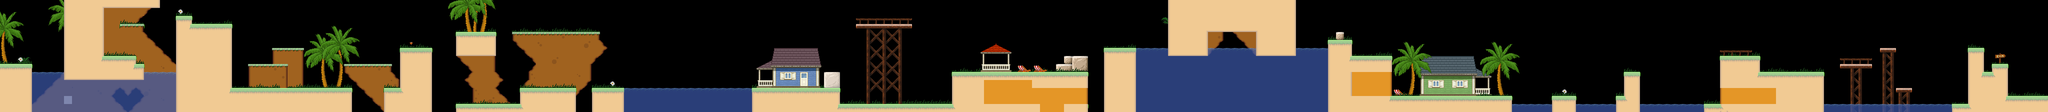

This game map was drawn from its Tiled (.tmx) file and the tilesets committed beside it. A one-line description and the trimmed map source follow:
An orthogonal 256x14 tile map with 16x16 px tiles, 14 tile layers (Back1, Grass, Back2, Back3, ...), 3 tilesets and 101 objects (3x revive, 2x secret, p4, p6, p5, ...).

<map version="1.4" tiledversion="1.4.2" orientation="orthogonal" renderorder="right-down" width="256" height="14" tilewidth="16" tileheight="16" infinite="0" nextlayerid="22" nextobjectid="374">
 <properties>
  <property name="background_back" value="bg1_back" />
  <property name="background_front" value="bg1_front" />
 </properties>
 <tileset firstgid="1" name="blocks" tilewidth="16" tileheight="16" tilecount="16" columns="4">
  <image source="../blocks.png" width="64" height="64" />
  <tile id="0">
   <properties>
    <property name="block" value="" />
   </properties>
  </tile>
  <tile id="1">
   <properties>
    <property name="top_block" value="" />
   </properties>
  </tile>
  <tile id="2">
   <properties>
    <property name="slider" value="" />
   </properties>
  </tile>
  <tile id="3">
   <properties>
    <property name="top_slider" value="" />
   </properties>
  </tile>
  <tile id="4">
   <properties>
    <property name="water" value="" />
   </properties>
  </tile>
  <tile id="5">
   <properties>
    <property name="spike" value="" />
   </properties>
  </tile>
  <tile id="6">
   <properties>
    <property name="poison" value="" />
   </properties>
  </tile>
  <tile id="7">
   <properties>
    <property name="death" value="" />
   </properties>
  </tile>
  <tile id="8">
   <properties>
    <property name="block" value="" />
    <property name="climb" value="" />
   </properties>
  </tile>
 </tileset>
 <tileset firstgid="17" name="tileset" tilewidth="16" tileheight="16" spacing="2" margin="1" tilecount="784" columns="28">
  <image source="../tileset1.png" width="512" height="512" />
  <tile id="169">
   <animation>
    <frame tileid="169" duration="100" />
    <frame tileid="170" duration="100" />
    <frame tileid="171" duration="100" />
    <frame tileid="172" duration="100" />
    <frame tileid="173" duration="100" />
   </animation>
  </tile>
 </tileset>
 <tileset firstgid="801" name="objects" tilewidth="97" tileheight="32" tilecount="28" columns="0">
  <grid orientation="orthogonal" width="32" height="32" />
  <tile id="0">
   <properties>
    <property name="type" value="player" />
   </properties>
   <image width="32" height="32" source="../objects/player.png" />
  </tile>
  <tile id="1">
   <properties>
    <property name="direction" value="left" />
    <property name="group" value="" />
    <property name="speed" type="float" value="28" />
    <property name="type" value="crab" />
    <property name="watch_edge" type="bool" value="true" />
   </properties>
   <image width="32" height="17" source="../objects/crab.png" />
  </tile>
  <tile id="2">
   <properties>
    <property name="gravity" type="float" value="-700" />
    <property name="group" value="" />
    <property name="start_speed" type="float" value="420" />
    <property name="type" value="piranha" />
    <property name="wait" type="float" value="1" />
   </properties>
   <image width="22" height="30" source="../objects/piranha.png" />
  </tile>
  <tile id="3">
   <properties>
    <property name="group" value="" />
    <property name="move_type" value="fc" />
    <property name="path" value="" />
    <property name="slowing" type="bool" value="true" />
    <property name="speed" type="float" value="60" />
    <property name="start_index" type="int" value="0" />
    <property name="type" value="watermine" />
    <property name="wait_time" type="float" value="0" />
   </properties>
   <image width="32" height="32" source="../objects/watermine.png" />
  </tile>
  <tile id="4">
   <properties>
    <property name="item" value="" />
    <property name="type" value="box" />
   </properties>
   <image width="16" height="16" source="../objects/box.png" />
  </tile>
  <tile id="5">
   <properties>
    <property name="type" value="floppy" />
   </properties>
   <image width="16" height="16" source="../objects/floppy.png" />
  </tile>
  <tile id="6">
   <properties>
    <property name="type" value="lollipop" />
   </properties>
   <image width="16" height="16" source="../objects/lollipop.png" />
  </tile>
  <tile id="7">
   <properties>
    <property name="type" value="tequila" />
   </properties>
   <image width="16" height="16" source="../objects/tequila.png" />
  </tile>
  <tile id="8">
   <properties>
    <property name="group" value="" />
    <property name="move_type" value="fc" />
    <property name="offset" type="int" value="0" />
    <property name="path" value="" />
    <property name="slowing" type="bool" value="true" />
    <property name="speed" type="float" value="0" />
    <property name="sprite" value="platform1" />
    <property name="start_index" type="int" value="0" />
    <property name="type" value="platform" />
    <property name="wait_time" type="float" value="0" />
   </properties>
   <image width="31" height="8" source="../objects/platform1.png" />
  </tile>
  <tile id="9">
   <properties>
    <property name="delay" type="float" value="0.33" />
    <property name="distance" type="float" value="64" />
    <property name="group" value="" />
    <property name="type" value="coconut" />
   </properties>
   <image width="12" height="17" source="../objects/coconut.png" />
  </tile>
  <tile id="10">
   <properties>
    <property name="type" value="spike" />
   </properties>
   <image width="16" height="12" source="../objects/spike.png" />
  </tile>
  <tile id="11">
   <properties>
    <property name="type" value="falling_platform" />
   </properties>
   <image width="16" height="8" source="../objects/falling_floor1.png" />
  </tile>
  <tile id="12">
   <properties>
    <property name="direction" value="left" />
    <property name="group" value="" />
    <property name="speed" type="float" value="20" />
    <property name="type" value="hedgehog" />
    <property name="watch_edge" type="bool" value="true" />
   </properties>
   <image width="25" height="14" source="../objects/hedgehog.png" />
  </tile>
  <tile id="13">
   <properties>
    <property name="type" value="dplatform" />
   </properties>
   <image width="16" height="16" source="../objects/dplatform.png" />
  </tile>
  <tile id="14">
   <properties>
    <property name="direction" value="left" />
    <property name="forward_speed" type="float" value="100" />
    <property name="group" value="" />
    <property name="jump_speed" type="float" value="200" />
    <property name="type" value="frog" />
    <property name="wait" type="float" value="0.6" />
   </properties>
   <image width="22" height="15" source="../objects/frog.png" />
  </tile>
  <tile id="15">
   <properties>
    <property name="type" value="tram" />
   </properties>
   <image width="24" height="17" source="../objects/tram.png" />
  </tile>
  <tile id="16">
   <properties>
    <property name="type" value="stamper" />
   </properties>
   <image width="26" height="9" source="../objects/stamper.png" />
  </tile>
  <tile id="17">
   <properties>
    <property name="jump_speed" type="float" value="600" />
    <property name="type" value="springboard" />
   </properties>
   <image width="20" height="13" source="../objects/springboard.png" />
  </tile>
  <tile id="18">
   <properties>
    <property name="move_type" value="fc" />
    <property name="path" value="" />
    <property name="slowing" type="bool" value="true" />
    <property name="speed" type="float" value="60" />
    <property name="sprite" value="movable1" />
    <property name="start" type="bool" value="false" />
    <property name="start_index" type="int" value="0" />
    <property name="type" value="movable" />
    <property name="wait_time" type="float" value="0" />
   </properties>
   <image width="49" height="16" source="../objects/movable1.png" />
  </tile>
  <tile id="19">
   <properties>
    <property name="inverse" type="bool" value="false" />
    <property name="names" value="" />
    <property name="repeat_time" type="float" value="0" />
    <property name="type" value="button" />
   </properties>
   <image width="16" height="5" source="../objects/button1.png" />
  </tile>
  <tile id="20">
   <properties>
    <property name="type" value="oxygen" />
   </properties>
   <image width="32" height="32" source="../objects/oxygen.png" />
  </tile>
  <tile id="21">
   <properties>
    <property name="left" type="bool" value="false" />
    <property name="type" value="exit" />
   </properties>
   <image width="16" height="16" source="../objects/exit.png" />
  </tile>
  <tile id="22">
   <properties>
    <property name="cutscene" type="bool" value="false" />
    <property name="once" type="bool" value="false" />
    <property name="path" value="" />
    <property name="type" value="action" />
   </properties>
   <image width="16" height="16" source="../objects/action.png" />
  </tile>
  <tile id="23">
   <properties>
    <property name="names" value="" />
    <property name="type" value="kill_switch" />
   </properties>
   <image width="16" height="16" source="../objects/kill_switch.png" />
  </tile>
  <tile id="24">
   <properties>
    <property name="bottom" value="" />
    <property name="fade" type="bool" value="false" />
    <property name="left" value="" />
    <property name="right" value="" />
    <property name="top" value="" />
    <property name="type" value="camera_limit_trigger" />
   </properties>
   <image width="16" height="16" source="../objects/camera_limit_trigger.png" />
  </tile>
  <tile id="25">
   <properties>
    <property name="type" value="revive" />
   </properties>
   <image width="16" height="16" source="../objects/revive.png" />
  </tile>
  <tile id="26">
   <properties>
    <property name="type" value="target" />
   </properties>
   <image width="16" height="16" source="../objects/target.png" />
  </tile>
  <tile id="27">
   <properties>
    <property name="direction" value="left" />
    <property name="group" value="" />
    <property name="move_type" value="fc" />
    <property name="path" value="" />
    <property name="slowing" type="bool" value="true" />
    <property name="speed" type="float" value="60" />
    <property name="start_index" type="int" value="0" />
    <property name="type" value="purple_piranha" />
    <property name="wait_time" type="float" value="0" />
   </properties>
   <image width="32" height="32" source="../objects/purple_piranha.png" />
  </tile>
 </tileset>
 <layer id="2" name="Back1" width="256" height="14">
  <data>[3584 cells, 407 non-empty, 66 distinct tile ids]</data>
 </layer>
 <layer id="13" name="Grass" width="256" height="14">
  <data>[3584 cells, 199 non-empty, 2 distinct tile ids]</data>
 </layer>
 <layer id="12" name="Back2" width="256" height="14">
  <data>[3584 cells, 215 non-empty, 95 distinct tile ids]</data>
 </layer>
 <layer id="19" name="Back3" width="256" height="14">
  <data>[3584 cells, 88 non-empty, 56 distinct tile ids]</data>
 </layer>
 <layer id="20" name="Back4" width="256" height="14">
  <data>[3584 cells, 52 non-empty, 49 distinct tile ids]</data>
 </layer>
 <objectgroup id="4" name="Objects">
  <properties>
   <property name="neighbour" value="right" />
   <property name="speed" type="float" value="3" />
  </properties>
  <object id="215" gid="801" x="0" y="112" width="32" height="32" />
  <object id="216" gid="805" x="783.5" y="176.25" width="16" height="16">
   <properties>
    <property name="item" value="lollipop" />
   </properties>
  </object>
  <object id="219" gid="812" x="512" y="56" width="16" height="8" />
  <object id="220" gid="812" x="592" y="56" width="16" height="8" />
  <object id="221" gid="812" x="624" y="24.5" width="16" height="8" />
  <object id="222" gid="812" x="640.5" y="24.5" width="16" height="8" />
  <object id="225" gid="802" x="1728" y="208" width="32" height="17" />
  <object id="226" gid="813" x="1808" y="208" width="25" height="14" />
  <object id="228" gid="804" x="1280" y="224" width="32" height="32">
   <properties>
    <property name="group" value="g1" />
    <property name="path" value="p1" />
   </properties>
  </object>
  <object id="230" gid="804" x="1360" y="192" width="32" height="32">
   <properties>
    <property name="group" value="g1" />
    <property name="path" value="p2" />
   </properties>
  </object>
  <object id="231" gid="804" x="1440" y="224" width="32" height="32">
   <properties>
    <property name="group" value="g1" />
    <property name="path" value="p3" />
   </properties>
  </object>
  <object id="232" gid="802" x="1056" y="64" width="32" height="17">
   <properties>
    <property name="direction" value="right" />
   </properties>
  </object>
  <object id="233" gid="802" x="1136" y="64" width="32" height="17" />
  <object id="234" gid="813" x="1088" y="176" width="25" height="14" />
  <object id="235" gid="802" x="960" y="208" width="32" height="17" />
  <object id="237" gid="802" x="640.5" y="176" width="32" height="17" />
  <object id="238" gid="802" x="736" y="128" width="32" height="17" />
  <object id="239" gid="802" x="480" y="176" width="32" height="17" />
  <object id="240" gid="802" x="224" y="112" width="32" height="17" />
  <object id="241" gid="802" x="416" y="48" width="32" height="17" />
  <object id="246" gid="818" x="992" y="208" width="20" height="13" />
  <object id="250" gid="812" x="864" y="112" width="16" height="8" />
  <object id="251" gid="812" x="880" y="112" width="16" height="8" />
  <object id="252" gid="812" x="896" y="112" width="16" height="8" />
  <object id="253" x="1964.5" y="157" width="212.5" height="66.5">
   <properties>
    <property name="type" value="secret" />
   </properties>
  </object>
  <object id="254" gid="812" x="2176" y="216" width="16" height="8" />
  <object id="255" gid="812" x="2192" y="216" width="16" height="8" />
  <object id="256" gid="805" x="1984" y="208" width="16" height="16" />
  <object id="257" gid="805" x="2001" y="208" width="16" height="16">
   <properties>
    <property name="item" value="tequila" />
   </properties>
  </object>
  <object id="258" gid="805" x="2018" y="208" width="16" height="16" />
  <object id="259" gid="805" x="2035" y="208" width="16" height="16" />
  <object id="260" gid="805" x="1992.5" y="192" width="16" height="16">
   <properties>
    <property name="item" value="lollipop" />
   </properties>
  </object>
  <object id="261" gid="805" x="2026" y="192" width="16" height="16" />
  <object id="262" gid="805" x="2009" y="192" width="16" height="16" />
  <object id="268" gid="807" x="1744.5" y="30" width="16" height="16" />
  <object id="269" gid="807" x="1776.5" y="30" width="16" height="16" />
  <object id="270" gid="818" x="1654.5" y="144" width="20" height="13" />
  <object id="271" gid="806" x="1760" y="48" width="16" height="16" />
  <object id="273" gid="811" x="544" y="176" width="80" height="12" />
  <object id="279" gid="807" x="624" y="16" width="16" height="16" />
  <object id="280" gid="807" x="640" y="16" width="16" height="16" />
  <object id="281" gid="5" x="1451.5" y="213" width="16" height="16" />
  <object id="282" gid="5" x="1440.5" y="213" width="16" height="16" />
  <object id="283" gid="810" x="928" y="16" width="12" height="17" />
  <object id="284" gid="810" x="944" y="16" width="12" height="17" />
  <object id="285" gid="810" x="960" y="16" width="12" height="17" />
  <object id="290" gid="812" x="3552" y="80" width="16" height="8" />
  <object id="291" gid="812" x="3568" y="80" width="16" height="8" />
  <object id="292" gid="812" x="3584" y="80" width="16" height="8" />
  <object id="293" gid="812" x="3600" y="80" width="16" height="8" />
  <object id="294" gid="812" x="3616" y="80" width="16" height="8" />
  <object id="295" gid="812" x="3184" y="160" width="16" height="8" />
  <object id="296" gid="812" x="3168" y="160" width="16" height="8" />
  <object id="297" gid="812" x="3200" y="160" width="16" height="8" />
  <object id="298" type="secret" x="2686.5" y="127.5" width="98" height="81" />
  <object id="301" gid="804" x="2320" y="176" width="32" height="32">
   <properties>
    <property name="group" value="g2" />
    <property name="path" value="p4" />
   </properties>
  </object>
  <object id="302" gid="804" x="2384" y="160" width="32" height="32">
   <properties>
    <property name="group" value="g2" />
    <property name="path" value="p5" />
   </properties>
  </object>
  <object id="303" gid="804" x="2576" y="176" width="32" height="32">
   <properties>
    <property name="group" value="g2" />
    <property name="path" value="p6" />
   </properties>
  </object>
  <object id="318" gid="811" x="2272" y="224" width="384" height="12" />
  <object id="328" name="p4" x="2336.5" y="207">
   <polyline points="0,0 -0.5,-81" />
  </object>
  <object id="329" name="p6" x="2592.5" y="204.5">
   <polyline points="0,0 -0.5,-81" />
  </object>
  <object id="330" name="p5" x="2368.5" y="144">
   <polyline points="0,0 192,0" />
  </object>
  <object id="331" gid="807" x="2384" y="192" width="16" height="16" />
  <object id="332" gid="807" x="2432" y="192" width="16" height="16" />
  <object id="333" gid="807" x="2480" y="192" width="16" height="16" />
  <object id="334" gid="807" x="2528" y="192" width="16" height="16" />
  <object id="335" gid="806" x="2720" y="176" width="16" height="16" />
  <object id="336" gid="806" x="2752" y="176" width="16" height="16" />
  <object id="337" gid="805" x="2736" y="112" width="16" height="16" />
  <object id="338" gid="808" x="2432" y="96" width="16" height="16" />
  <object id="339" gid="808" x="2480" y="96" width="16" height="16" />
  <object id="341" name="p1" x="1296" y="208">
   <polyline points="0,0 0,-32" />
  </object>
  <object id="342" name="p2" x="1376" y="176">
   <polyline points="0,0 0,32" />
  </object>
  <object id="343" name="p3" x="1456" y="208">
   <polyline points="0,0 0,-32" />
  </object>
  <object id="344" type="revive" x="3457.33" y="8" width="52.6667" height="99.3333" />
  <object id="345" gid="802" x="2752" y="112" width="32" height="17" />
  <object id="348" gid="810" x="640.667" y="115.667" width="12" height="17" />
  <object id="350" gid="810" x="668" y="101.667" width="12" height="17" />
  <object id="351" gid="810" x="678" y="94.3333" width="12" height="17" />
  <object id="352" gid="815" x="1872" y="208" width="22" height="15" />
  <object id="353" gid="807" x="2224" y="80" width="16" height="16" />
  <object id="354" gid="807" x="2240" y="80" width="16" height="16" />
  <object id="355" gid="813" x="1936" y="144" width="25" height="14" />
  <object id="356" gid="818" x="3408" y="208" width="20" height="13" />
  </objectgroup>
 <layer id="21" name="Water manual" width="256" height="14">
  <data>[3584 cells, 6 non-empty, 1 distinct tile ids]</data>
 </layer>
 <layer id="6" name="Ground" width="256" height="14">
  <data>[3584 cells, 786 non-empty, 19 distinct tile ids]</data>
 </layer>
 <layer id="5" name="Secret" width="256" height="14">
  <properties>
   <property name="secret" value="" />
  </properties>
  <data>[3584 cells, 128 non-empty, 6 distinct tile ids]</data>
 </layer>
 <layer id="10" name="Water" width="256" height="14">
  <data>[3584 cells, 344 non-empty, 2 distinct tile ids]</data>
 </layer>
 <layer id="11" name="Front1" width="256" height="14">
  <data>[3584 cells, 26 non-empty, 18 distinct tile ids]</data>
 </layer>
 <layer id="7" name="Front2" width="256" height="14">
  <data>[3584 cells, 17 non-empty, 14 distinct tile ids]</data>
 </layer>
 <layer id="14" name="Manual Blocks" width="256" height="14">
  <properties>
   <property name="block" value="" />
  </properties>
  <data>[3584 cells, 115 non-empty, 5 distinct tile ids]</data>
 </layer>
 <layer id="3" name="Front3" width="256" height="14">
  <data>[3584 cells, 8 non-empty, 4 distinct tile ids]</data>
 </layer>
 <layer id="8" name="Blocks" width="256" height="14">
  <properties>
   <property name="block" value="" />
  </properties>
  <data>[3584 cells, 1110 non-empty, 3 distinct tile ids]</data>
 </layer>
</map>
<!-- 17 of 101 objects omitted -->
